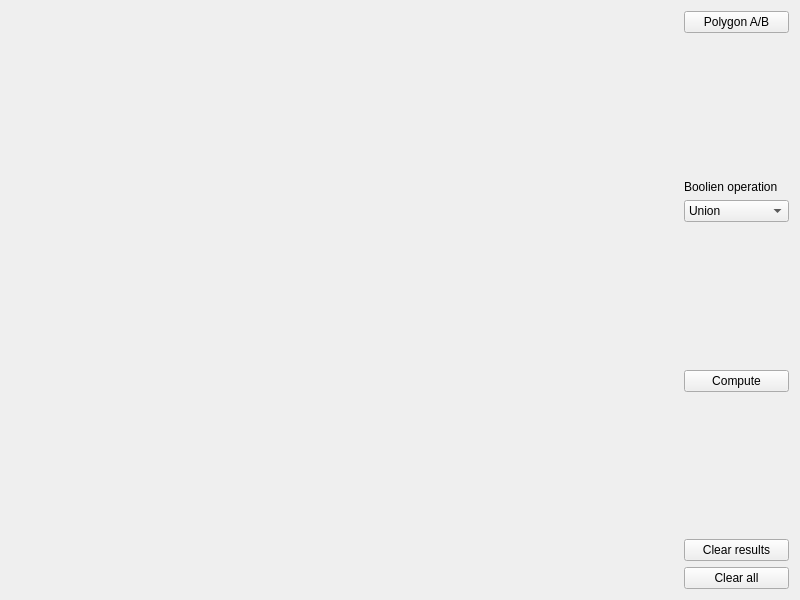
<?xml version="1.0" encoding="UTF-8"?>
<ui version="4.0">
 <class>Widget</class>
 <widget class="QWidget" name="Widget">
  <property name="geometry">
   <rect>
    <x>0</x>
    <y>0</y>
    <width>800</width>
    <height>600</height>
   </rect>
  </property>
  <property name="windowTitle">
   <string>Widget</string>
  </property>
  <layout class="QHBoxLayout" name="horizontalLayout">
   <item>
    <widget class="Draw" name="Canvas" native="true">
     <property name="sizePolicy">
      <sizepolicy hsizetype="Preferred" vsizetype="Preferred">
       <horstretch>1</horstretch>
       <verstretch>1</verstretch>
      </sizepolicy>
     </property>
    </widget>
   </item>
   <item>
    <layout class="QVBoxLayout" name="verticalLayout">
     <item>
      <widget class="QPushButton" name="pushButton">
       <property name="text">
        <string>Polygon A/B</string>
       </property>
      </widget>
     </item>
     <item>
      <spacer name="verticalSpacer">
       <property name="orientation">
        <enum>Qt::Vertical</enum>
       </property>
       <property name="sizeHint" stdset="0">
        <size>
         <width>20</width>
         <height>40</height>
        </size>
       </property>
      </spacer>
     </item>
     <item>
      <widget class="QLabel" name="label">
       <property name="text">
        <string>Boolien operation</string>
       </property>
      </widget>
     </item>
     <item>
      <widget class="QComboBox" name="comboBox">
       <item>
        <property name="text">
         <string>Union</string>
        </property>
       </item>
       <item>
        <property name="text">
         <string>Intersect</string>
        </property>
       </item>
       <item>
        <property name="text">
         <string>Difference AB</string>
        </property>
       </item>
       <item>
        <property name="text">
         <string>Difference BA</string>
        </property>
       </item>
      </widget>
     </item>
     <item>
      <spacer name="verticalSpacer_2">
       <property name="orientation">
        <enum>Qt::Vertical</enum>
       </property>
       <property name="sizeHint" stdset="0">
        <size>
         <width>20</width>
         <height>40</height>
        </size>
       </property>
      </spacer>
     </item>
     <item>
      <widget class="QPushButton" name="pushButton_2">
       <property name="text">
        <string>Compute</string>
       </property>
      </widget>
     </item>
     <item>
      <spacer name="verticalSpacer_3">
       <property name="orientation">
        <enum>Qt::Vertical</enum>
       </property>
       <property name="sizeHint" stdset="0">
        <size>
         <width>20</width>
         <height>40</height>
        </size>
       </property>
      </spacer>
     </item>
     <item>
      <widget class="QPushButton" name="pushButton_3">
       <property name="text">
        <string>Clear results</string>
       </property>
      </widget>
     </item>
     <item>
      <widget class="QPushButton" name="pushButton_4">
       <property name="text">
        <string>Clear all</string>
       </property>
      </widget>
     </item>
    </layout>
   </item>
  </layout>
 </widget>
 <customwidgets>
  <customwidget>
   <class>Draw</class>
   <extends>QWidget</extends>
   <header>draw.h</header>
   <container>1</container>
  </customwidget>
 </customwidgets>
 <resources/>
 <connections/>
</ui>
